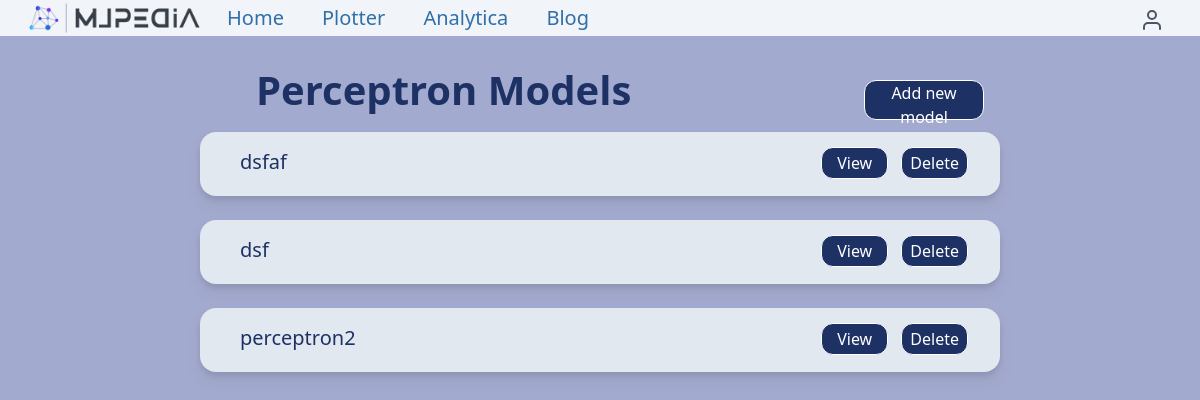
Page /analytica/pc_models_list/ (signed in) on the committed database.
### analytica/models.py (models this page shows, shortened)
class Perceptron(models.Model):
    user = models.ForeignKey(settings.AUTH_USER_MODEL,
                            related_name='perceptron_models_created',
                            on_delete=models.CASCADE)
    title = models.CharField(max_length=500)
    features_input = models.FileField(upload_to='files/%Y/%m/%d/')
    labels_input = models.FileField(upload_to='files/%Y/%m/%d/')
    plot = models.ImageField(upload_to='images/%Y/%m/%d/', blank = True)
    weights_file = models.FileField(upload_to='files/%Y/%m/%d/', blank = True)
    model_accuracy = models.FloatField(default=0.0)
    slug = models.SlugField(max_length = 600, blank=True)
    created = models.DateField(auto_now_add = True, db_index = True)
    class Meta:
        ordering = ('-created',)
    def get_absolute_url(self):
        return reverse('analytica:perceptron_detail', args=[self.id, self.slug])

### analytica/views.py (the view)
# urls.py: path("pc_models_list/",views.perceptron_models_list, name = "perceptron_models_list"),
@login_required
def perceptron_models_list(request):
    models = Perceptron.objects.filter(user=request.user).order_by('-created')
    return render(request,
        "analytica/perceptron/perceptron_models_list.html",{
        'models': models,
        'section': 'analytica',
    })

### analytica/templates/analytica/perceptron/perceptron_models_list.html (shortened to what this page needs)
{% extends "base.html" %}
{% load static %}
{% block content %}
<!DOCTYPE html>
<html lang="en">
<head>
</head>
<body class=" bg-[#a3aacf]">
        <div>
            <div class="h-auto w-[72%] mt-6 mb-5 flex justify-between items-center">
                <div class=" text-[#1e3164] text-[40px] font-semibold  h-10 ml-64  ">
                    Perceptron Models
                </div>
                <a href="{% url 'analytica:perceptron_create' %}"><button class=" absolute w-[10%] h-10  border border-white border-solid rounded-xl bg-[#1e3164] text-white px-2  text-center text-sm lg:text-base hover:bg-blue-900 hover:border-none ">Add new model</button></a>
            </div>
            {% if models %}
            <div class="h-full width-full flex flex-col justify-center items-center ">
                {% for model in models %}
                <div class="  bg-slate-200 rounded-2xl drop-shadow-lg h-16 w-4/6 my-3 mx-2 flex justify-between ">
                    <h1 class="m-4 px-6  text-xl text-[#1e3164] relative">{{ model.title }}</h1>
                    <a class="m-4  px-7 text-xl text-[#1e3164]" href="{{ model.get_absolute_url }}">
                        <button class=" absolute w-1/12 h-8 border border-white border-solid rounded-xl bg-[#1e3164] text-white  lg:bottom-[27%]  lg:right-[14%] text-center text-sm lg:text-base hover:bg-blue-900 hover:border-none ">View</button>
                    </a>
                    <a class="m-4  px-7 text-xl text-[#1e3164]" href="{% url 'analytica:perceptron_delete' model.id model.slug %}">
                        <button class=" absolute w-1/12 h-8 border border-white border-solid rounded-xl bg-[#1e3164] text-white  lg:bottom-[27%]  lg:right-[4%] text-center text-sm lg:text-base hover:bg-blue-900 hover:border-none ">Delete</button>
                    </a>
                </div>
                {% endfor %}
            </div>
            {% endif %}
        </div>
</body>
</html>
{% endblock %}

### rows in the picture
Perceptron: title "dsfaf"
Perceptron: title "dsf"
Perceptron: title "perceptron2"
